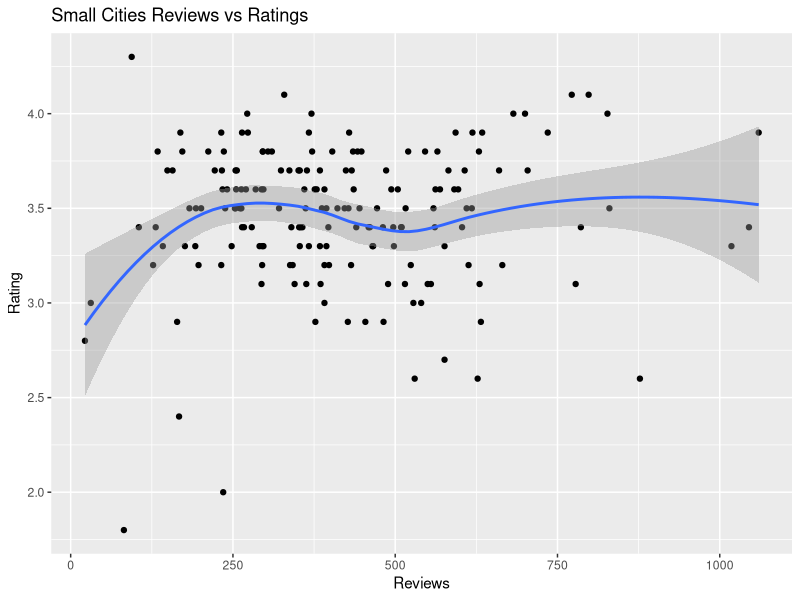
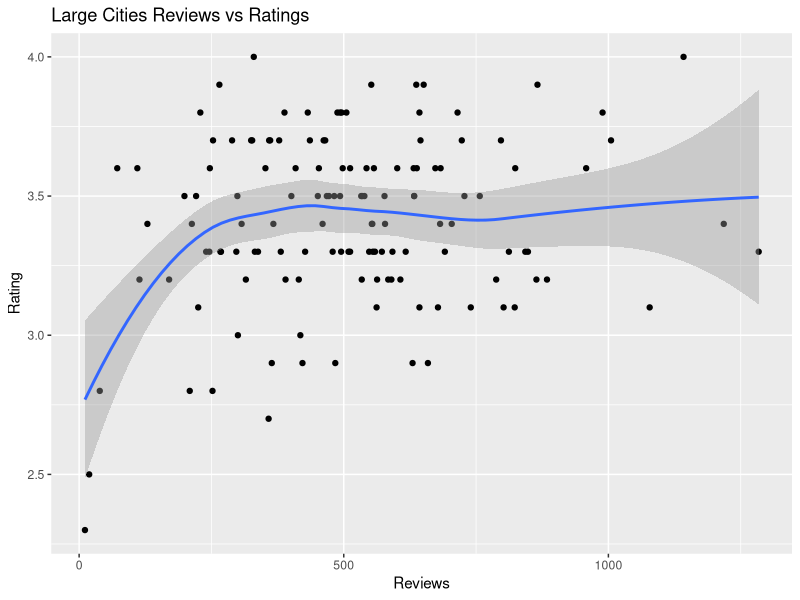
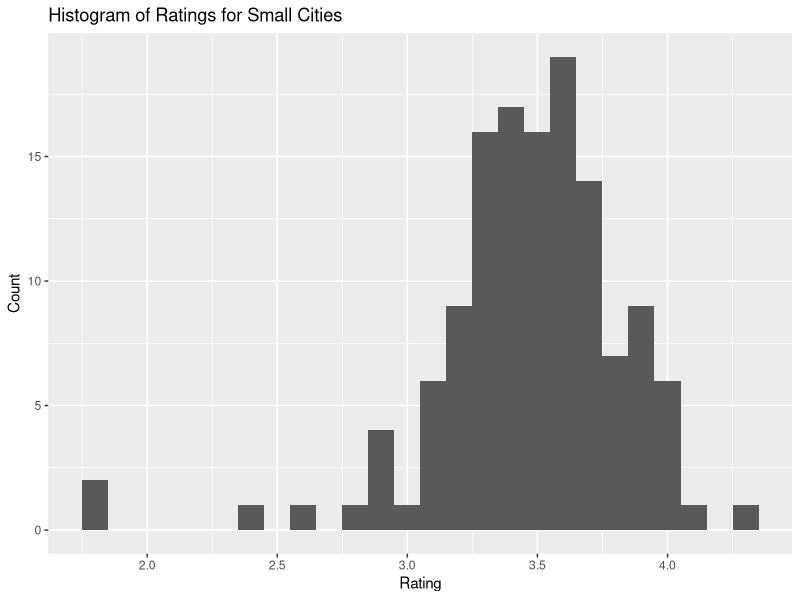
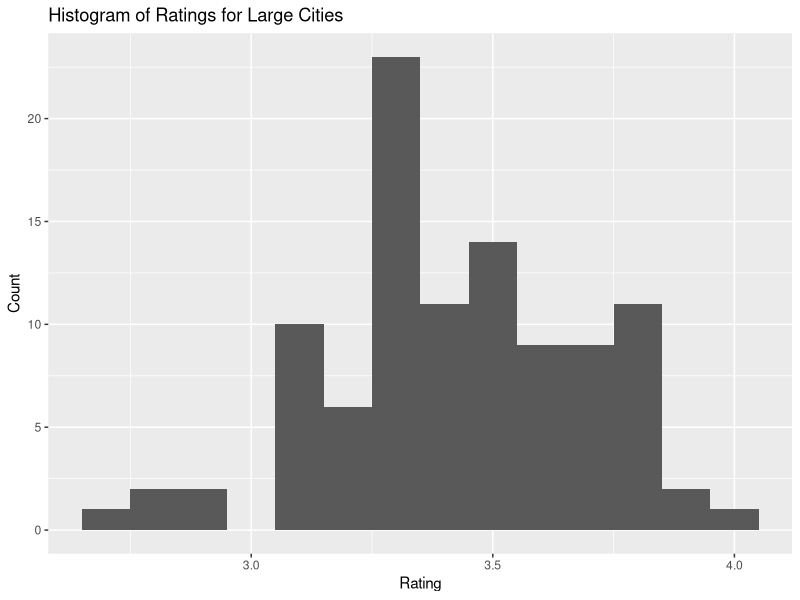
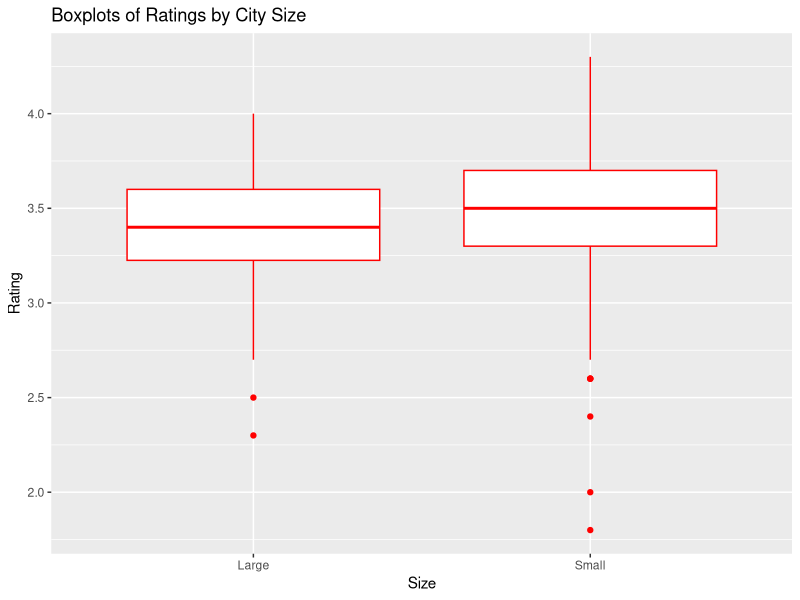

Recreate these plots in R, in order.
## ---- chunk 1
#knitr::opts_chunk$set(echo = TRUE, message = FALSE, warning = FALSE)
library(tidyverse)
## ---- chunk 2
#large cities
loc <- c("New York (NY)", "Los Angeles (CA)", "Chicago (IL)", "Houston (TX)", "Phoenix (AZ)", "San Antonio (TX)", "Philadelphia (PA)")
KFC_numloc <- c(7,22,22,34,9,22,18)
avg_review <- c(360.71,451.14,561.64,471.50,772.56,466.55,599.22)
avg_rating <- c(3.2,3.66,3.47,3.29,3.21,3.55,3.28)
largecit <- data.frame(loc,KFC_numloc,avg_review,avg_rating)

print(largecit)

#small cities
smloc <- c("New York", "California", "Illinois", "Texas", "Arizona", "Pennsylvania")
smKFC_numloc <- c(2,112,13,41,5,1)
smavg_review <- c(551,375,435.85,481.49,446,1060)
smavg_rating <- c(3.15,3.55,3.21,3.41,2.52,3.9)
smallcit <- data.frame(smloc, smKFC_numloc, smavg_review, smavg_rating)

print(smallcit)
## ---- chunk 3
# Read in data
small <- read_csv("small_cities.csv")
large <- read_csv("large_cities.csv")


# Randomly sample data (with replacement for equal probability sampling)
set.seed(1)

# Small city sample
small_sample <- sample_n(small, ceiling(nrow(small) * 0.75), replace = TRUE)

# Large city sample
large_sample <- sample_n(large, ceiling(nrow(large) * 0.75), replace = TRUE)
## ---- chunk 4
# Small cities
#Correlation between ratings and # of reviews in small cities
cor(small$Rating, small$Reviews)

#graphical summary
smallcities_plot <- ggplot(data=small, mapping=aes(x=Reviews, y=Rating)) + geom_point() + geom_smooth()
smallcities_plot + labs(x = "Reviews", y="Rating", title = "Small Cities Reviews vs Ratings")


# Large cities
#Correlation between ratings and # of reviews in large cities
cor(large$Rating, large$Reviews)

#graphical summary
largecities_plot <- ggplot(data=large, mapping=aes(x=Reviews, y=Rating)) + geom_point() + geom_smooth()
largecities_plot + labs(x = "Reviews", y="Rating", title = "Large Cities Reviews vs Ratings")
## ---- chunk 5
### Exploratory analysis

# Histograms
ggplot(data = small_sample, mapping = aes(x = Rating)) +
  geom_histogram(binwidth = .1) +
  labs(title = "Histogram of Ratings for Small Cities",
       y = "Count")

ggplot(data = large_sample, mapping = aes(x = Rating)) +
  geom_histogram(binwidth = .1) +
  labs(title = "Histogram of Ratings for Large Cities",
       y = "Count")
## ---- chunk 6
### Two-sample t-test
# Check for equal variances
var.test(small_sample$Rating, large_sample$Rating)

# Perform t-test of unequal variances
t.test(small_sample$Rating, large_sample$Rating, var.equal = FALSE)

# Boxplots
boxplot <- rbind(small %>% mutate(Size = "Small"), large %>% mutate(Size = "Large"))

ggplot(data = boxplot, mapping = aes(x = Size, y = Rating)) +
  geom_boxplot(color = "red") +
  labs(title = "Boxplots of Ratings by City Size")
## ---- chunk 7

# Define population of strata
N_small <- as.numeric(nrow(small))
N_large <- as.numeric(nrow(large))
N <- N_small + N_large

# Define sample size of strata
n_small <- 0.75 * N_small
n_large <- 0.75 *N_large

# Small city rate sample
small_sample_rate <- unlist(small_sample$Rating)

# Large city rate sample
large_sample_rate <- unlist(large_sample$Rating)

# Calculate sample means ratings
mean_small_rate <- mean(small_sample_rate)
mean_large_rate <- mean(large_sample_rate)

# Calculate sample variation for small
var_small <- (1-(n_small / N_small))*((N_small / N)^2)*((sd(small_sample_rate)^2) / n_small)

# Calculate sample variation for large
var_large <- (1-(n_large / N_large))*((N_large / N)^2)*((sd(large_sample_rate)^2) / n_large)

# Calculate standard error for small
se_small <- sqrt(var_small)

# Calculate standard error for large
se_large <- sqrt(var_large)

# Calculate 95% confidence interval for small
upper_small <- mean_small_rate + 1.96*se_small
lower_small <- mean_small_rate - 1.96*se_small
CI_small <- c(lower_small, upper_small)

# Calculate 95% confidence interval for large
upper_large <- mean_large_rate + 1.96*se_large
lower_large <- mean_large_rate - 1.96*se_large
CI_large <- c(lower_large, upper_large)

# Calculate overall mean estimate
mean <- (N_small / N) * mean_small_rate + (N_large / N) * mean_large_rate
mean

# Calculate overall variance
var <- (1-(n_small / N_small))*((N_small / N)^2)*((sd(small_sample_rate)^2) / n_small) + (1-(n_large / N_large))*((N_large / N)^2)*((sd(large_sample_rate)^2) / n_large)


# Calculate overall standard error
se <- sqrt(var)

# Calculate overall 95% Confidence Interval
upper <- mean + 1.96 * se
lower <- mean - 1.96 * se

CI <- c(lower, upper)

# Print all confidence intervals
c(CI_small, CI_large, CI)
